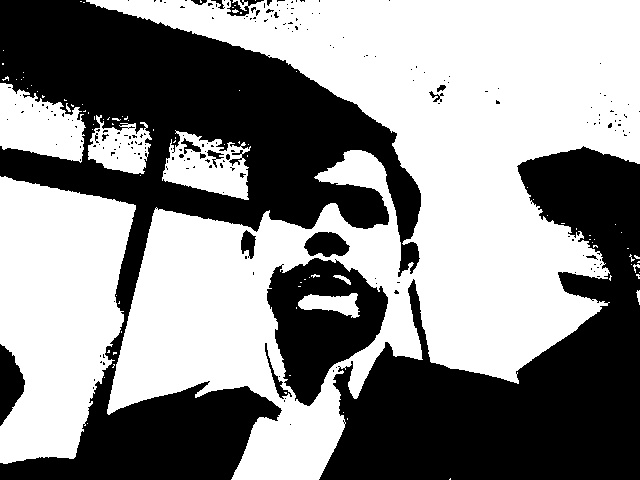
#> input picture captured_images/blackwhite.jpg, 640 x 480 px, given in place of the camera
$ python UAS_5SKC1_DodyMaulanaRamadhan.py
#> lines starting #> are read from the running program, lines starting #| are printed output that depends on the picture; after the words box and inside, x2 and y2 are one past the last pixel; in counts of white or black regions, pixels touching at a corner belong together
import cv2
import os

# Buat direktori penyimpanan jika belum ada
output_dir = "captured_images"
if not os.path.exists(output_dir):
    os.makedirs(output_dir)

# Inisialisasi kamera
cap = cv2.VideoCapture(0)
face_cascade = cv2.CascadeClassifier(cv2.data.haarcascades + "haarcascade_frontalface_default.xml")

# Ambil gambar dari webcam
ret, frame = cap.read()
#> frame is the input picture: shape (480, 640, 3); min 0, max 255, mean 139.9
if not ret:
    print("Gagal mengambil gambar.")
else:
    # Simpan gambar asli (original)
    original_path = os.path.join(output_dir, "original.jpg")
    cv2.imwrite(original_path, frame)

    # Deteksi wajah dan crop gambar
    gray = cv2.cvtColor(frame, cv2.COLOR_BGR2GRAY)
    faces = face_cascade.detectMultiScale(gray, scaleFactor=1.1, minNeighbors=5, minSize=(30, 30))
#> faces = [[232, 131, 194, 194]]

    if len(faces) > 0:
        # Ambil wajah pertama yang terdeteksi dan lakukan cropping
        (x, y, w, h) = faces[0]
#> x = 232; y = 131; w = 194; h = 194
        cropped_face = frame[y:y + h, x:x + w]
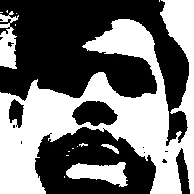
#> cropped_face: shape (194, 194, 3); min 0, max 255, mean 114.1
        cropped_path = os.path.join(output_dir, "cropped_original.jpg")
        cv2.imwrite(cropped_path, cropped_face)
    else:
        print("Tidak ada wajah terdeteksi.")

    # Simpan gambar grayscale
    grayscale_path = os.path.join(output_dir, "grayscale.jpg")
    cv2.imwrite(grayscale_path, gray)

    # Simpan gambar black & white (binary)
    _, blackwhite = cv2.threshold(gray, 127, 255, cv2.THRESH_BINARY)
#> blackwhite: shape (480, 640); 54.9% white; 214 black regions (195 under 20 px), largest, box (x1, y1, x2, y2) and area: (0, 0, 421, 480) 73354, (319, 146, 640, 480) 51221, (267, 258, 388, 406) 10058
    blackwhite_path = os.path.join(output_dir, "blackwhite.jpg")
    cv2.imwrite(blackwhite_path, blackwhite)

    print("Gambar berhasil disimpan.")

# Lepas kamera dan tutup semua jendela
cap.release()
cv2.destroyAllWindows()
